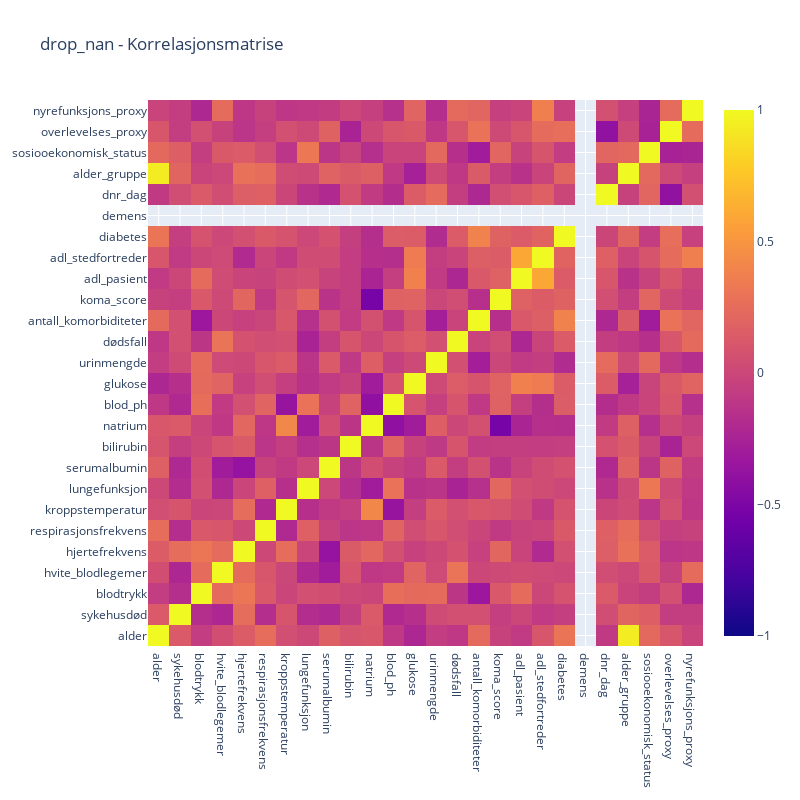
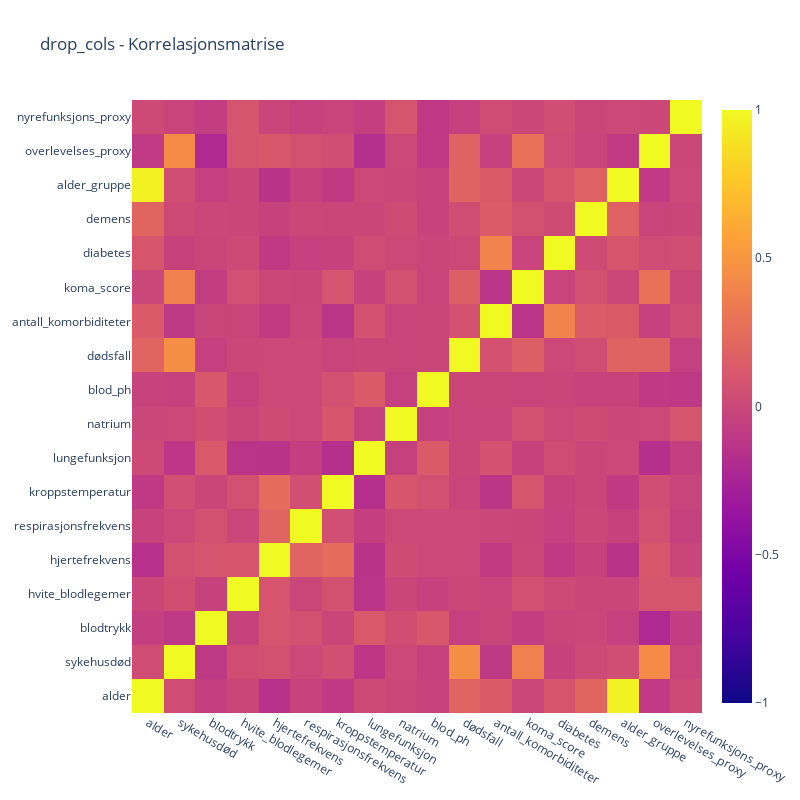
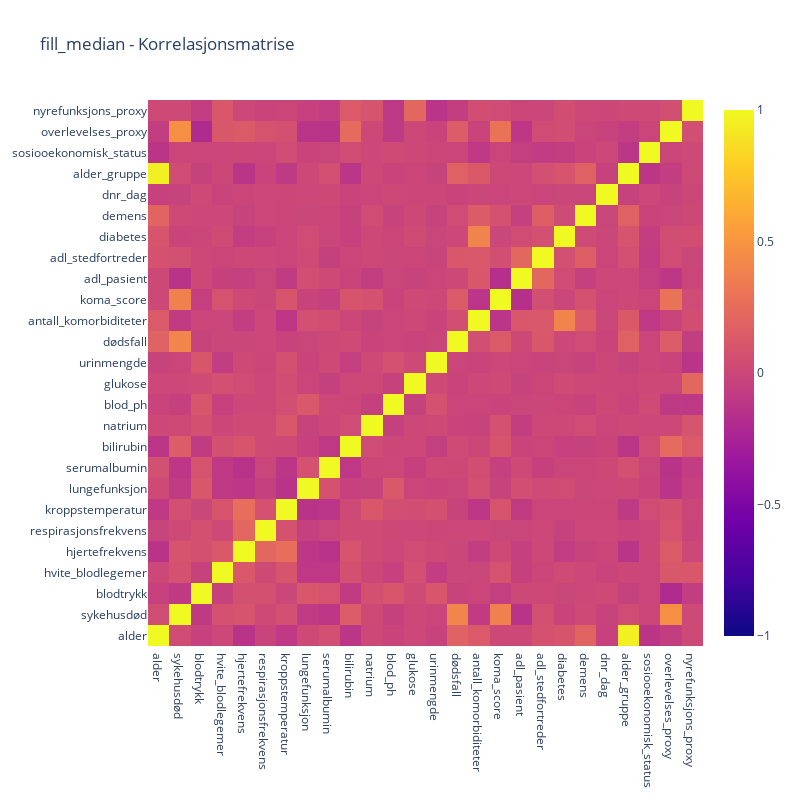
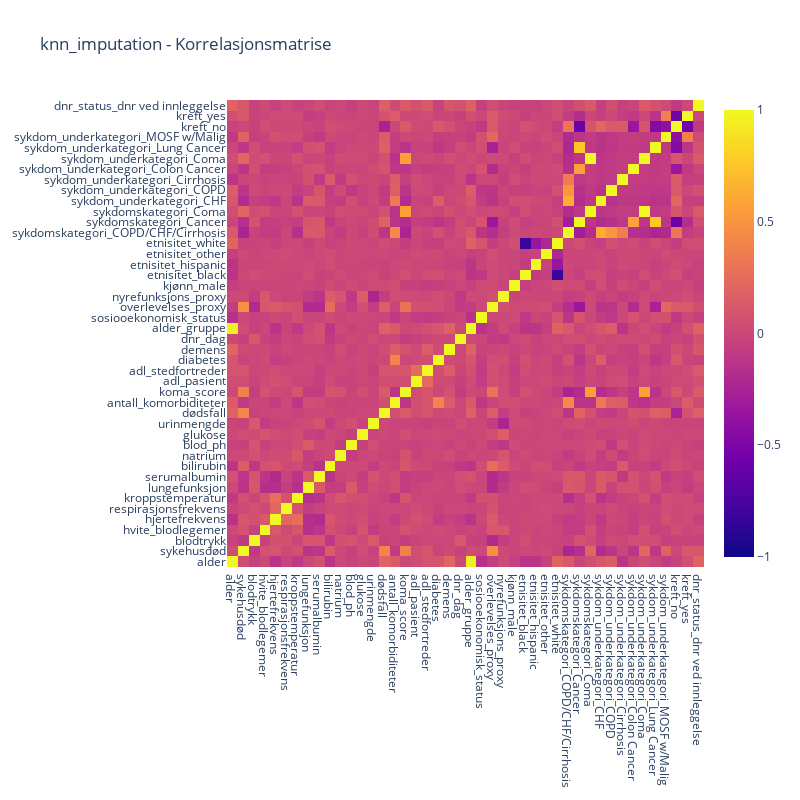

The notebook cell these images were saved under, in order:
### Markdown cell above
# Evaluere og teste alle modellene

### Code cell
# Hovedsløyfe over strategier
for strategy in strategies:
    # Preprosesserer data
    X_strategy, y_strategy = preprocess_data(strategy, X, y)
    
    # Splitter data inn i trenings-, validerings- og testsett
    X_train, X_val, X_test, y_train, y_val, y_test = split_data(X_strategy, y_strategy)
    
    # Plotter korrelasjonsmatrise
    plot_corr_matrix(X_strategy, strategy)

    # Lager preprocessing pipeline
    preprocessor = create_preprocessor(X_strategy)

    # Trener modeller og evaluerer dem
    best_model_name, best_model_pipeline, best_rmse = train_and_evaluate_models(X_train, y_train, X_val, y_val, models, preprocessor)

    # Evaluerer prediksjoner innenfor 10 enheter fra de faktiske verdiene
    y_val_pred = best_model_pipeline.predict(X_val)
    diff = np.abs(y_val - y_val_pred)
    within_10_diff_percent = np.sum(diff <= 10) / len(y_val) * 100

    # Preprosessering og prediksjon på hele datasettet
    X_strategy, y_strategy = preprocess_data('fill_median', X, y)
    if strategy == 'knn_imputation': #trengs annerleder preprocess
        X_strategy, y_strategy = preprocess_data('knn_imputation', X, y)

    y_full_pred = best_model_pipeline.predict(X_strategy)
    rmse_full = mean_squared_error(y, y_full_pred, squared=False)
    diff_full = np.abs(y - y_full_pred)
    within_10_diff_percent_full = np.sum(diff_full <= 10) / len(y) * 100
    
    # Logger og viser resultater
    log_results(strategy, best_model_name, best_rmse, within_10_diff_percent, rmse_full, within_10_diff_percent_full, results, best_model_pipeline)

### Figure 1 — Plotly figure (JSON) as saved in the notebook; plotly's stock layout.template omitted (floating-point values rounded to 4 significant figures; data arrays with more than 128 entries replaced by an {"elided": "..."} marker saying what was removed)
{"data": [{"type": "heatmap", "x": ["alder", "sykehusdød", "blodtrykk", "hvite_blodlegemer", "hjertefrekvens", "respirasjonsfrekvens", "kroppstemperatur", "lungefunksjon", "serumalbumin", "bilirubin", "natrium", "blod_ph", "glukose", "urinmengde", "dødsfall", "antall_komorbiditeter", "koma_score", "adl_pasient", "adl_stedfortreder", "diabetes", "demens", "dnr_dag", "alder_gruppe", "sosiooekonomisk_status", "overlevelses_proxy", "nyrefunksjons_proxy"], "y": ["alder", "sykehusdød", "blodtrykk", "hvite_blodlegemer", "hjertefrekvens", "respirasjonsfrekvens", "kroppstemperatur", "lungefunksjon", "serumalbumin", "bilirubin", "natrium", "blod_ph", "glukose", "urinmengde", "dødsfall", "antall_komorbiditeter", "koma_score", "adl_pasient", "adl_stedfortreder", "diabetes", "demens", "dnr_dag", "alder_gruppe", "sosiooekonomisk_status", "overlevelses_proxy", "nyrefunksjons_proxy"], "z": {"elided": "26x26 float values"}, "zmax": 1, "zmin": -1}], "layout": {"autosize": false, "height": 800, "title": {"text": "drop_nan - Korrelasjonsmatrise"}, "width": 800, "xaxis": {"nticks": 26}, "yaxis": {"nticks": 26}}}

### Figure 2 — Plotly figure (JSON) as saved in the notebook; plotly's stock layout.template omitted (floating-point values rounded to 4 significant figures; data arrays with more than 128 entries replaced by an {"elided": "..."} marker saying what was removed)
{"data": [{"type": "heatmap", "x": ["alder", "sykehusdød", "blodtrykk", "hvite_blodlegemer", "hjertefrekvens", "respirasjonsfrekvens", "kroppstemperatur", "lungefunksjon", "natrium", "blod_ph", "dødsfall", "antall_komorbiditeter", "koma_score", "diabetes", "demens", "alder_gruppe", "overlevelses_proxy", "nyrefunksjons_proxy"], "y": ["alder", "sykehusdød", "blodtrykk", "hvite_blodlegemer", "hjertefrekvens", "respirasjonsfrekvens", "kroppstemperatur", "lungefunksjon", "natrium", "blod_ph", "dødsfall", "antall_komorbiditeter", "koma_score", "diabetes", "demens", "alder_gruppe", "overlevelses_proxy", "nyrefunksjons_proxy"], "z": {"elided": "18x18 float values"}, "zmax": 1, "zmin": -1}], "layout": {"autosize": false, "height": 800, "title": {"text": "drop_cols - Korrelasjonsmatrise"}, "width": 800, "xaxis": {"nticks": 18}, "yaxis": {"nticks": 18}}}

### Figure 3 — Plotly figure (JSON) as saved in the notebook; plotly's stock layout.template omitted (floating-point values rounded to 4 significant figures; data arrays with more than 128 entries replaced by an {"elided": "..."} marker saying what was removed)
{"data": [{"type": "heatmap", "x": ["alder", "sykehusdød", "blodtrykk", "hvite_blodlegemer", "hjertefrekvens", "respirasjonsfrekvens", "kroppstemperatur", "lungefunksjon", "serumalbumin", "bilirubin", "natrium", "blod_ph", "glukose", "urinmengde", "dødsfall", "antall_komorbiditeter", "koma_score", "adl_pasient", "adl_stedfortreder", "diabetes", "demens", "dnr_dag", "alder_gruppe", "sosiooekonomisk_status", "overlevelses_proxy", "nyrefunksjons_proxy"], "y": ["alder", "sykehusdød", "blodtrykk", "hvite_blodlegemer", "hjertefrekvens", "respirasjonsfrekvens", "kroppstemperatur", "lungefunksjon", "serumalbumin", "bilirubin", "natrium", "blod_ph", "glukose", "urinmengde", "dødsfall", "antall_komorbiditeter", "koma_score", "adl_pasient", "adl_stedfortreder", "diabetes", "demens", "dnr_dag", "alder_gruppe", "sosiooekonomisk_status", "overlevelses_proxy", "nyrefunksjons_proxy"], "z": {"elided": "26x26 float values"}, "zmax": 1, "zmin": -1}], "layout": {"autosize": false, "height": 800, "title": {"text": "fill_median - Korrelasjonsmatrise"}, "width": 800, "xaxis": {"nticks": 26}, "yaxis": {"nticks": 26}}}

### Figure 4 — Plotly figure (JSON) as saved in the notebook; plotly's stock layout.template omitted (floating-point values rounded to 4 significant figures; data arrays with more than 128 entries replaced by an {"elided": "..."} marker saying what was removed)
{"data": [{"type": "heatmap", "x": ["alder", "sykehusdød", "blodtrykk", "hvite_blodlegemer", "hjertefrekvens", "respirasjonsfrekvens", "kroppstemperatur", "lungefunksjon", "serumalbumin", "bilirubin", "natrium", "blod_ph", "glukose", "urinmengde", "dødsfall", "antall_komorbiditeter", "koma_score", "adl_pasient", "adl_stedfortreder", "diabetes", "demens", "dnr_dag", "alder_gruppe", "sosiooekonomisk_status", "overlevelses_proxy", "nyrefunksjons_proxy", "kjønn_male", "etnisitet_black", "etnisitet_hispanic", "etnisitet_other", "etnisitet_white", "sykdomskategori_COPD/CHF/Cirrhosis", "sykdomskategori_Cancer", "sykdomskategori_Coma", "sykdom_underkategori_CHF", "sykdom_underkategori_COPD", "sykdom_underkategori_Cirrhosis", "sykdom_underkategori_Colon Cancer", "sykdom_underkategori_Coma", "sykdom_underkategori_Lung Cancer", "sykdom_underkategori_MOSF w/Malig", "kreft_no", "kreft_yes", "dnr_status_dnr ved innleggelse"], "y": ["alder", "sykehusdød", "blodtrykk", "hvite_blodlegemer", "hjertefrekvens", "respirasjonsfrekvens", "kroppstemperatur", "lungefunksjon", "serumalbumin", "bilirubin", "natrium", "blod_ph", "glukose", "urinmengde", "dødsfall", "antall_komorbiditeter", "koma_score", "adl_pasient", "adl_stedfortreder", "diabetes", "demens", "dnr_dag", "alder_gruppe", "sosiooekonomisk_status", "overlevelses_proxy", "nyrefunksjons_proxy", "kjønn_male", "etnisitet_black", "etnisitet_hispanic", "etnisitet_other", "etnisitet_white", "sykdomskategori_COPD/CHF/Cirrhosis", "sykdomskategori_Cancer", "sykdomskategori_Coma", "sykdom_underkategori_CHF", "sykdom_underkategori_COPD", "sykdom_underkategori_Cirrhosis", "sykdom_underkategori_Colon Cancer", "sykdom_underkategori_Coma", "sykdom_underkategori_Lung Cancer", "sykdom_underkategori_MOSF w/Malig", "kreft_no", "kreft_yes", "dnr_status_dnr ved innleggelse"], "z": {"elided": "44x44 float values"}, "zmax": 1, "zmin": -1}], "layout": {"autosize": false, "height": 800, "title": {"text": "knn_imputation - Korrelasjonsmatrise"}, "width": 800, "xaxis": {"nticks": 44}, "yaxis": {"nticks": 44}}}
